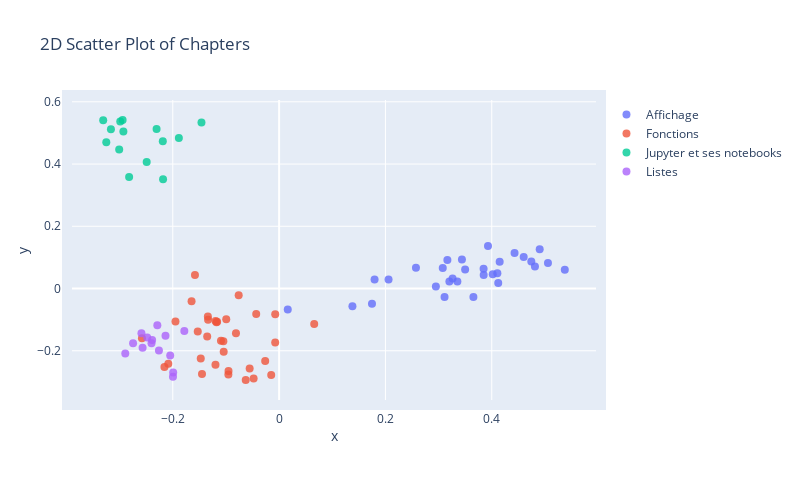

The cell this chart's notebook holds for it:
### Code cell
# Display the 2D scatter plot of Categories using Plotly
fig = go.Figure()

for i, chapter in enumerate(chapters_list):
    sub_matrix = np.array(df_chapter[df_chapter["chapter"] == chapter]["chunk_embedding_pca"].to_list())
    x = sub_matrix[:, 0] # first dimension of the embeddings
    y = sub_matrix[:, 1] # second dimension of the embeddings

    # get the question text for hover
    hover_text = df_chapter[df_chapter["chapter"] == chapter]["chunk_content"]

    fig.add_trace(
        go.Scatter(
            x=x,
            y=y,
            mode="markers",
            marker=dict(size=8, color=i, colorscale="Viridis", opacity=0.8),
            name=chapter,
            hovertext=hover_text,
            hoverinfo="text",
        )
    )

fig.update_layout(
    autosize=False,
    title="2D Scatter Plot of Chapters",
    width=800,
    height=500,
    margin=dict(l=50, r=50, b=100, t=100, pad=10),
    xaxis=dict(title="x"),
    yaxis=dict(title="y"),
)

fig.show()
